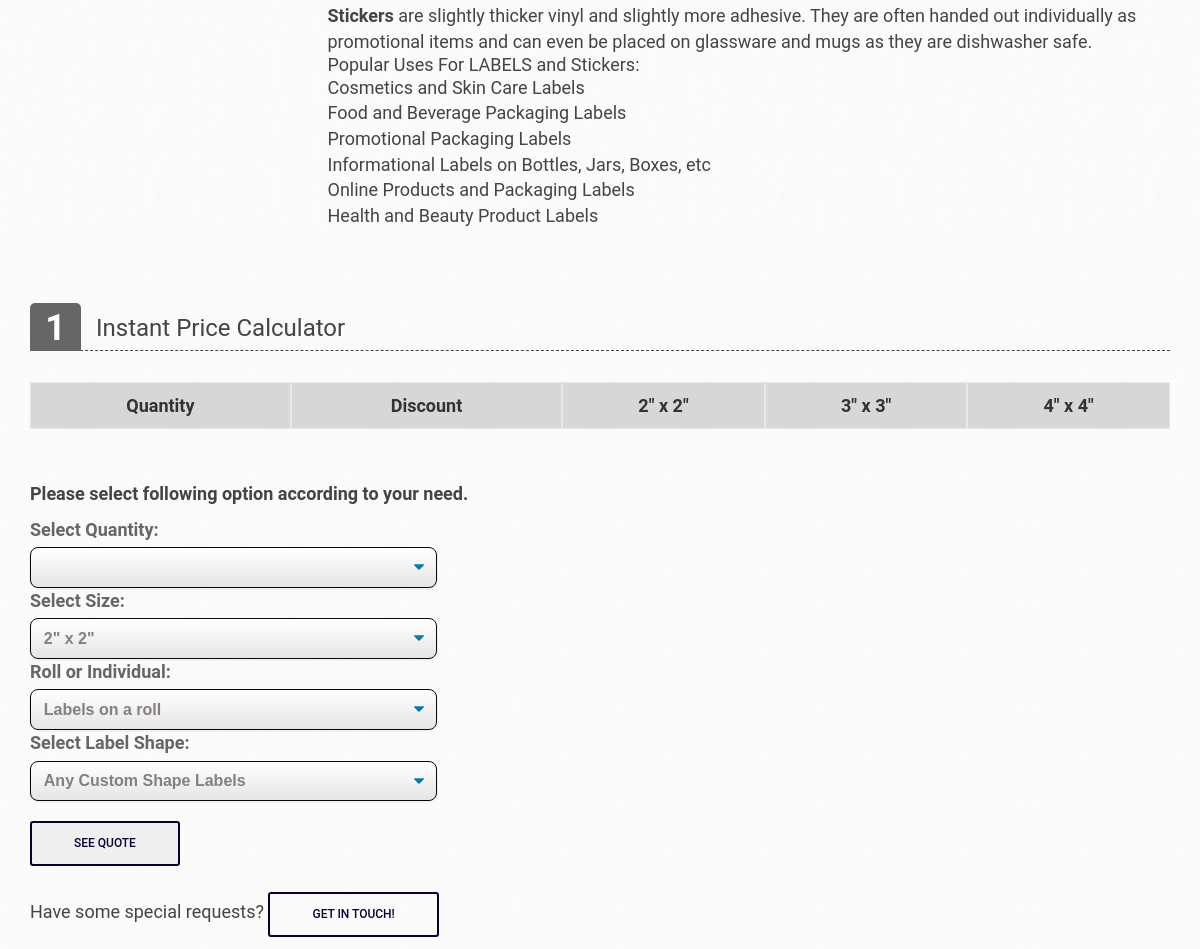
Before: /marketing-products/labels-and-stickers-detail (middle part) with the older database file.
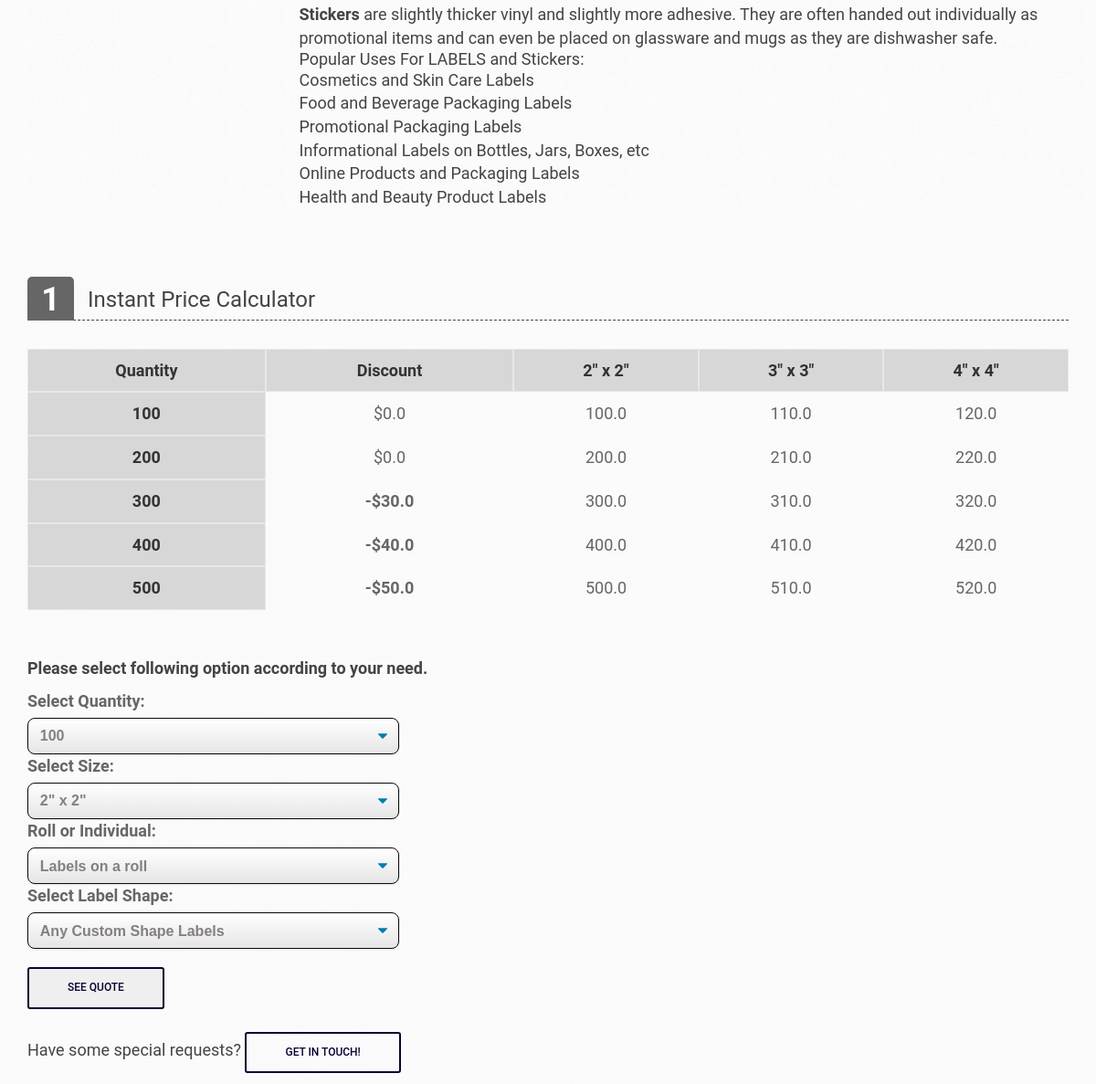
After: the same page with the newer database file.
### Marketing_Products/models.py (models this page shows, shortened)
class LabelsAndStickers(models.Model):
    Quantity = models.PositiveIntegerField(default=0, blank=False, editable=True)
    Two_By_Two = models.FloatField(default=0, blank=False, editable=True, validators=[MinValueValidator(0.0)], verbose_name = '2" x 2"')
    Discount = models.FloatField(default=0, blank=False, editable=True, validators=[MinValueValidator(0.0)], verbose_name = 'Discount')
    Three_By_Three = models.FloatField(default=0, blank=False, editable=True, validators=[MinValueValidator(0.0)], verbose_name = '3" x 3"')
    Four_By_Four = models.FloatField(default=0, blank=False, editable=True, validators=[MinValueValidator(0.0)], verbose_name = '4" x 4"')
    class Meta:
        verbose_name = "6 - Labels And Sticker"

### Marketing_Products/views.py (the view)
# urls.py: path('labels-and-stickers-detail', Laberlsandstickers_Detail, name='labels-and-stickers-detail'),
def Laberlsandstickers_Detail(request):
    product = mp_products.objects.get(id=5)
    table = LabelsAndStickers.objects.all()
    b_object = b_products.objects.all()
    bc_object = bc_products.objects.all()
    bs_object = bs_products.objects.all()
    lf_object = lf_products.objects.all()
    mp_object = mp_products.objects.all()
    urls_bc_aside =  urls_bc_aside = ["/business-cards/business-card-detail" , "/business-cards/edge-painted-detail", "/business-cards/foil-business-card-detail","/business-cards/raised-spot-uv-business-card-detail", "/business-cards/pantone-business-cards-detail", "/business-cards/plastic-business-cards-detail", "/business-cards/raised-ink-business-cards-detail"]
    bc_aside = zip(urls_bc_aside,bc_object)
    urls_bs_aside =  ["/business-stationary/envelopes-detail", "/business-stationary/letterhead-detail", "/business-stationary/notepad-detail"]
    urls_lf_aside = ["/large-format/floor-stickers-detail", "/large-format/foamcore-poster-detail", "/large-format/poster-printing-detail", "/large-format/retractable-banners-detail", "/large-format/table-cover-detail"]
    urls_mp_aside = ["calenders-detail","brouchers-flyers-detail" , "postcards-detail", "hangtags-detail", "labels-and-stickers-detail" , "ncr-forms-detail" , "presentation-folder-detail", "custom-holiday-cards-detail"]
    b_urls = ["/boxes/pillow-boxes-detail", "/boxes/gable-boxes-detail" ,"/boxes/window-boxes-detail", "/boxes/mailer-boxes-detail" , "/boxes/kraft-boxes-detail", "/boxes/cosmetics-boxes-detail" ,"/boxes/sleeve-boxes-detail", "/boxes/display-boxes-detail", "/boxes/beverage-boxes-detail", "/boxes/candle-boxes-detail", "/boxes/auto-parts-boxes-detail", "/boxes/pizza-boxes-detail"]
    b_aside = zip(b_urls,b_object)
    mp_aside = zip(urls_mp_aside, mp_object)
    bs_aside = zip(urls_bs_aside, bs_object)
    bc_aside = zip(urls_bc_aside,bc_object)
    lf_aside = zip(urls_lf_aside, lf_object)
    menu = LabelsAndStickers.objects.all()
    menu1 = Extra_features.objects.all()
    if request.POST:
        var = request.POST
        quantity = var['quantity']
        size = var['size']
        shape = var['shape']
        format = var['format']
        size_quantity_query = LabelsAndStickers.objects.filter(Quantity=quantity).values(size)
        if format == 'individual_cut_labels_price':
            format_price_query = Extra_features.objects.values_list('individual_cut_labels_price', flat=True)
            price_format = format_price_query[0]
        else:
            price_format = 0
        discount_query = LabelsAndStickers.objects.filter(Quantity=quantity).values('Discount')
        for u in size_quantity_query:
            price_size_quantity = u[size]
        for y in discount_query:
            price_discount = y['Discount']
        total_price = ((float(price_format) * float(quantity)) + price_size_quantity) - price_discount
        extra_f_dict = {"Size": size,
                        "Shape": shape,
                        "Roll or Individually Cut": format,
                        }
        request.session['invoice'] = total_price
        request.session['label'] = product.Label
        request.session['discount'] = price_discount
        request.session['id'] = 5
        request.session['cat'] = 'mp_products'
        request.session['extra_f'] = extra_f_dict
        request.session['quantity'] = quantity
        print('Form Submitted')
    else:
        total_price = 0
        request.session['invoice'] = 0
        request.session['label'] = 0
        request.session['discount'] = 0
        print('Form Not Submitted')
    context = {
        'total_price' : total_price,
        "menu": menu,
        "menu1": menu1,
        "table" : table,
        "bc_product" : bc_object,
        "bs_product" : bs_object,
        "lf_product" : lf_object,
        "mp_product" : mp_object,
        "label" : product.Label,
        "bc_aside": bc_aside,
        "Description": product.Description,
        "image1" : product.image1,
        "image2" : product.image2,
        "image3" : product.image3,
        "bs_aside" : bs_aside,
        "lf_aside": lf_aside,
        "b_aside": b_aside,
        "mp_aside": mp_aside,
    }
    if request.POST:
        return redirect('/checkout')
    return render(request, "Marketing_Products/labelsnstickers.html", context)

### Marketing_Products/templates/Marketing_Products/labelsnstickers.html (shortened to what the changed rows need)
{% extends 'base.html' %}
{% load static %}
{% block content %}
<main class="main" id="product-detail">
    <section class="add-to-cart-w">
        <div class="container">
            <div class="row">
                <div class="col-md-12 col-sm-12 product-options">
                    <div class="row">
                        <div class="option-grib-w col-md-12">
                            <div class="scroll-pane horizontal-only">
                                <table>
                                    <tr class="strikeout">
                                        <th>Quantity</th>
                                        <th>Discount</th>
                                        <th rowspan="1"> 2" x 2" </th>
                                        <th rowspan="1"> 3" x 3" </th>
                                        <th rowspan="1"> 4" x 4" </th>
                                    </tr>
                                    {% for table in table %}
                                    <tr>
                                        <th>{{ table.Quantity }} </th>
                                        <td>
                                            {% if table.Discount %}
                                            <strong> -${{ table.Discount }} </strong>
                                            {% else %}
                                            ${{ table.Discount }}
                                           {% endif %}
                                        </td>
                                        <td>
                                           {{ table.Two_By_Two }}
                                        </td>
                                        <td>
                                            {{ table.Three_By_Three }}
                                        </td>
                                        <td>
                                            {{ table.Four_By_Four }}
                                        </td>
                                    </tr>
                                    {% endfor %}
                                </table>
                            </div>
                        </div>
                    </div>
                    <br>
                    <br>
                    <form method="POST" id="product-detail-form">
                        <div class="options-list-w">
                            <div class="row">
                                <div class="block-options col-md-4 col-sm-5">
                                    <div class="options-col">
                                        <label for="cars">Select Quantity:</label>
                                        <select class="select-css" name="quantity">
                                            {% for menu in menu %}
                                            <option value="{{ menu.Quantity }}">{{ menu.Quantity }}</option>
                                            {% endfor %}
                                        </select>
                                    </div>
                                </div>
                            </div>
                        </div>
                    </form>
                    <br>
                </div>
            </div>
        </div>
    </section>
</main>
{% endblock content %}

Changed rows visible on the page:
added LabelsAndStickers: Quantity "100", Discount "0.0", Two_By_Two "100.0", Three_By_Three "110.0", Four_By_Four "120.0"
added LabelsAndStickers: Quantity "200", Discount "0.0", Two_By_Two "200.0", Three_By_Three "210.0", Four_By_Four "220.0"
added LabelsAndStickers: Quantity "300", Discount "30.0", Two_By_Two "300.0", Three_By_Three "310.0", Four_By_Four "320.0"
added LabelsAndStickers: Quantity "400", Discount "40.0", Two_By_Two "400.0", Three_By_Three "410.0", Four_By_Four "420.0"
added LabelsAndStickers: Quantity "500", Discount "50.0", Two_By_Two "500.0", Three_By_Three "510.0", Four_By_Four "520.0"
Other visible differences:
form field quantity: (not shown) → "100"
